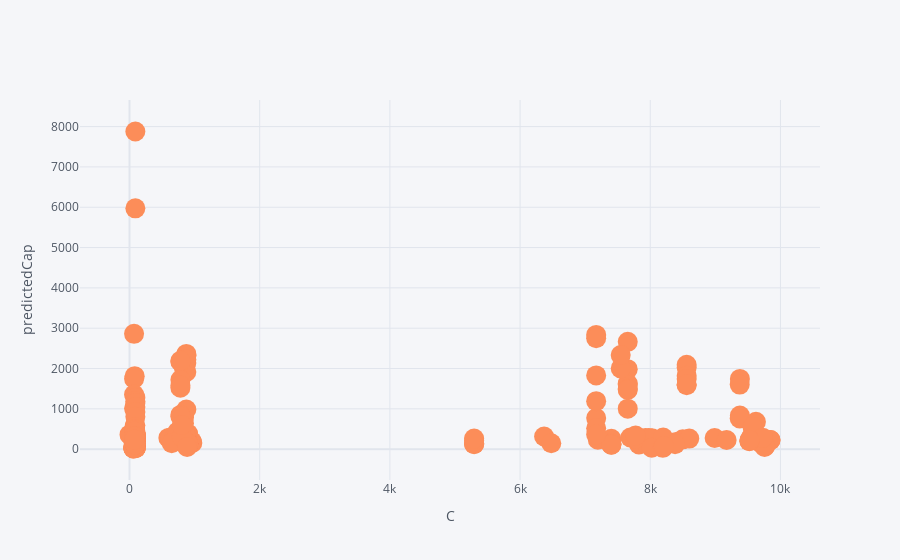

Notebook code for this chart:
### Code cell
df.iplot(kind='scatter',x='C',y='predictedCap',mode='markers',colorscale='rdylbu',size=20,width=3,xTitle='C',yTitle='predictedCap')

### Figure 1 — Plotly figure (JSON) as saved in the notebook; plotly's stock layout.template omitted (floating-point values rounded to 4 significant figures; data arrays with more than 128 entries replaced by an {"elided": "..."} marker saying what was removed)
{"data": [{"line": {"color": "rgba(252, 141, 89, 1.0)", "dash": "solid", "shape": "linear", "width": 3}, "marker": {"size": 20, "symbol": "circle"}, "mode": "markers", "name": "predictedCap", "text": "", "type": "scatter", "x": {"elided": "483 float values"}, "y": {"elided": "483 float values"}}], "layout": {"legend": {"bgcolor": "#F5F6F9", "font": {"color": "#4D5663"}}, "paper_bgcolor": "#F5F6F9", "plot_bgcolor": "#F5F6F9", "title": {"font": {"color": "#4D5663"}}, "xaxis": {"gridcolor": "#E1E5ED", "showgrid": true, "tickfont": {"color": "#4D5663"}, "title": {"font": {"color": "#4D5663"}, "text": "C"}, "zerolinecolor": "#E1E5ED"}, "yaxis": {"gridcolor": "#E1E5ED", "showgrid": true, "tickfont": {"color": "#4D5663"}, "title": {"font": {"color": "#4D5663"}, "text": "predictedCap"}, "zerolinecolor": "#E1E5ED"}}}
